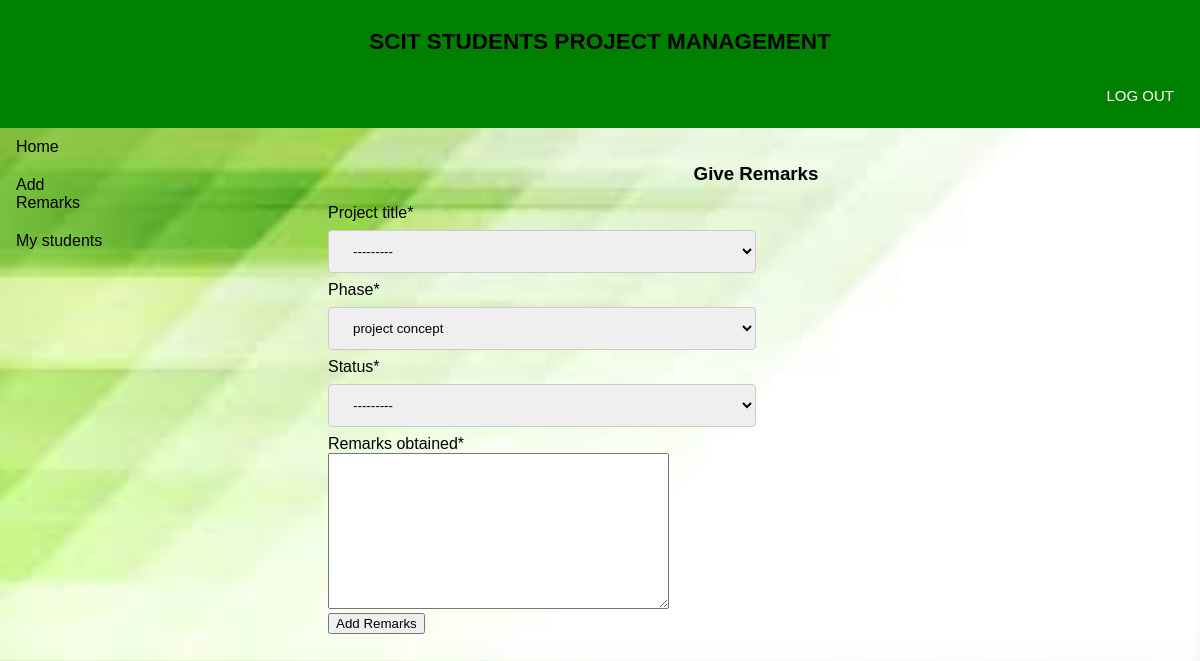
Before: /users/add_remarks/ with the older database file.
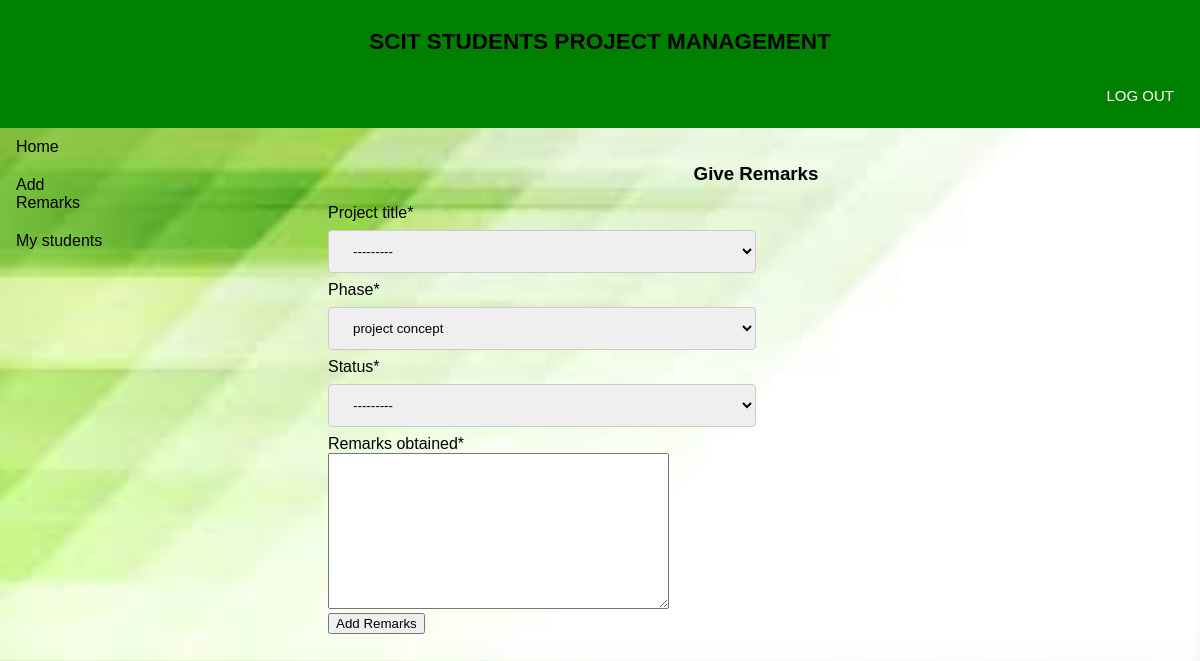
After: the same page with the newer database file.
### students/models.py (models this page shows)
class Project(models.Model):
    phase = models.CharField(max_length=30, choices=PHASE_CHOICES, default='PROJECT_CONCEPT')
    student = models.ManyToManyField(User, limit_choices_to={'is_student': True},related_name='student_project')
    project_title = models.CharField(max_length=100)
    registration_no = models.CharField(max_length=100)
    project_brief = models.TextField(default='description')
    submission_date = models.DateTimeField()
    supervisor = models.ManyToManyField(User, limit_choices_to={'is_lecturer': True}, related_name='projects_assigned')
    pdf = models.FileField(upload_to='projects/pdf/')
    status = models.CharField(max_length=30, choices=STATUS_CHOICES, default='PENDING')
    def __str__(self):
        return self.project_title

### students/views.py (the view)
# urls.py: path('add_remarks/', add_remarks, name='add_remarks'),
def add_remarks(request):
    remarks_obtained = False
    if request.method == "POST":
        form = RemarksForm(request.POST)
        if form.is_valid():
            remarks = form.save(commit=False)
            remarks.student =form.cleaned_data.get('student')
            remarks.lecturer = request.user.lecturer
            remarks.save()
            messages.success(request, 'remarks uploaded successfully!')
            return redirect('students/my_students')
    else:
        form = RemarksForm()
    return render(request, 'students/add_remarks.html', {'form':form, 'remarks_obtained':remarks_obtained})

### students/forms.py
class RemarksForm(forms.ModelForm):
    class Meta():
        model = LecturerRemarks
        fields = ['project_title', 'phase', 'status', 'remarks_obtained']

### students/templates/students/add_remarks.html (shortened to what this page needs)
{% extends "students/essentials/body6.html" %}
{% load crispy_forms_tags %}
{% block content %}
<div class="container">
<div class="jumbotron">
  {% if remarks_given %}
  <h1>Remarks added successfully.</h1>
  {% else %}
  <h1>Give Remarks  {{ student.username }}</h1>
  <form method="post">
    {{ form|crispy }}
    <input type="submit" class="btn btn-danger" name="" value="Add Remarks">
  </form>
  {% endif %}
</div>
</div>
{% endblock %}

Changed rows visible on the page:
added Project: project_title "---------"
added Project: phase "project concept", status "---------"
Other visible differences:
form field project_title: "---------" → (not shown)
form field phase: "project concept" → (not shown)
form field status: "---------" → (not shown)
